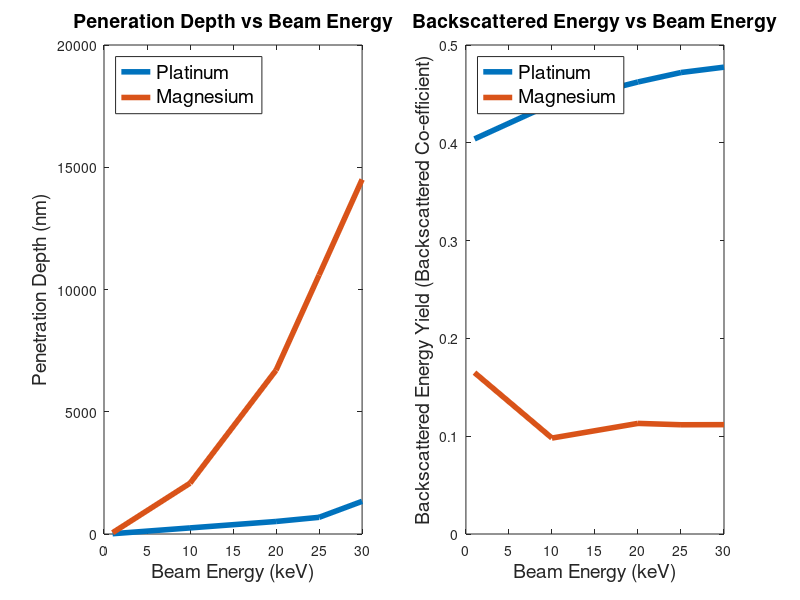

MATLAB code for this plot: (Note: this script raises an error after producing the figure.)
clear
clf
clc
close all

Beam_Energy = [1 10 20 25 30];
Num_of_Electrons = 100000;

Pt_Depth = [11.6 249 512 682 1336];

Pt_Backscatter =[0.40396 0.44 0.4622 0.47186 0.47734];

Mg_Depth = [53 2078 6700 10591 14500];

Mg_Backscatter = [0.165 0.0981 0.1131 0.1117 0.1118];

figure(1)
subplot(1,2,1)
plot(Beam_Energy, Pt_Depth,'linewidth',4)
hold on 
plot(Beam_Energy, Mg_Depth,'linewidth',4)
hold off
title("Peneration Depth vs Beam Energy",'FontSize',14)
legend("Platinum","Magnesium",'Location','NorthWest','FontSize',14)
xlabel("Beam Energy (keV)",'FontSize',14);
ylabel("Penetration Depth (nm)",'FontSize',14);
subplot(1,2,2)
plot(Beam_Energy, Pt_Backscatter,'linewidth',4)
hold on
plot(Beam_Energy, Mg_Backscatter,'linewidth',4)
title("Backscattered Energy vs Beam Energy",'FontSize',14)
legend("Platinum","Magnesium",'Location','NorthWest','FontSize',14)
xlabel("Beam Energy (keV)",'FontSize',14);
ylabel("Backscattered Energy Yield (Backscattered Co-efficient)",'FontSize',14);

%%

% Import data from .dat files
Energy_10 = Mg10kV.EnergyKeV;
Hits_10 = Mg10kV.HitsNormalized;

Energy_30 = Mg30kV.EnergyKeV;
Hits_30 = Mg30kV.HitsNormalized;

figure(1)

plot(Energy_10, Hits_10);
hold on
plot(Energy_30, Hits_30);

title('Magnesium Backscattered Energy vs Beam Energy at 10keV and 30keV','FontSize',14);
xlabel('Beam Energy (keV)','FontSize',14);
ylabel('Backscattered Energy Normalised','FontSize',14)
legend('30keV','10keV','FontSize',14);
